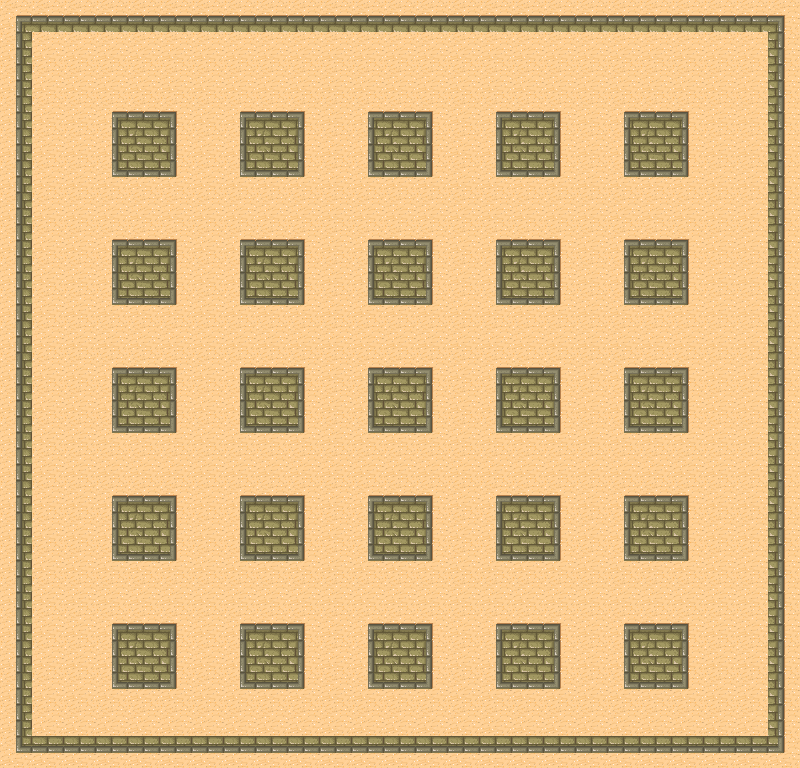

Below is a game level as drawn by its tile map, then a one-line description and the .tmx that defines it (tile-layer data replaced by summaries):
An orthogonal 25x24 tile map with 32x32 px tiles, 1 tile layer (Map), 1 hidden layer not drawn, 2 tilesets and 33 objects (4x SpawnPoint).

<map version="1.0" orientation="orthogonal" width="25" height="24" tilewidth="32" tileheight="32">
 <tileset firstgid="1" name="junk" tilewidth="32" tileheight="32" spacing="1" margin="1">
  <image source="tmw_desert_spacing.png" trans="ffffff" width="265" height="199" />
  <tile id="0">
   <properties>
    <property name="Walkable" value="NO" />
   </properties>
  </tile>
  <tile id="1">
   <properties>
    <property name="Walkable" value="NO" />
   </properties>
  </tile>
  <tile id="2">
   <properties>
    <property name="Walkable" value="NO" />
   </properties>
  </tile>
  <tile id="8">
   <properties>
    <property name="Walkable" value="NO" />
   </properties>
  </tile>
  <tile id="9">
   <properties>
    <property name="Walkable" value="NO" />
   </properties>
  </tile>
  <tile id="10">
   <properties>
    <property name="Walkable" value="NO" />
   </properties>
  </tile>
  <tile id="16">
   <properties>
    <property name="Walkable" value="NO" />
   </properties>
  </tile>
  <tile id="17">
   <properties>
    <property name="Walkable" value="NO" />
   </properties>
  </tile>
  <tile id="18">
   <properties>
    <property name="Walkable" value="NO" />
   </properties>
  </tile>
 </tileset>
 <tileset firstgid="49" name="meta" tilewidth="32" tileheight="32" spacing="1" margin="1">
  <image source="meta_tiles.png" width="67" height="34" />
  <tile id="0">
   <properties>
    <property name="Collidable" value="true" />
   </properties>
  </tile>
 </tileset>
 <layer name="Map" width="25" height="24">
  <data>[600 cells, 600 non-empty, 10 distinct tile ids]</data>
 </layer>
 <objectgroup name="MetaObjects" width="25" height="24">
  <object name="SpawnPoint" x="182" y="185" width="43" height="41">
   <properties>
    <property name="type" value="SpawnPoint" />
   </properties>
  </object>
  <object name="SpawnPoint" x="570" y="186" width="44" height="41">
   <properties>
    <property name="type" value="SpawnPoint" />
   </properties>
  </object>
  <object name="SpawnPoint" x="573" y="570" width="40" height="40">
   <properties>
    <property name="type" value="SpawnPoint" />
   </properties>
  </object>
  <object name="SpawnPoint" x="183" y="572" width="43" height="41">
   <properties>
    <property name="type" value="SpawnPoint" />
   </properties>
  </object>
 </objectgroup>
 <layer name="MetaLayer" width="25" height="24" visible="0">
  <data>[600 cells, 319 non-empty, 1 distinct tile ids]</data>
 </layer>
 <objectgroup name="Mesh" width="25" height="24">
  <object x="30" y="2" width="755" height="28" />
  <object x="769" y="33" width="30" height="702" />
  <object x="2" y="30" width="30" height="709" />
  <object x="32" y="738" width="739" height="28" />
  <object x="625" y="114" width="63" height="63" />
  <object x="496" y="114" width="63" height="61" />
  <object x="369" y="115" width="61" height="60" />
  <object x="241" y="111" width="62" height="65" />
  <object x="113" y="113" width="63" height="65" />
  <object x="113" y="241" width="63" height="63" />
  <object x="240" y="240" width="64" height="62" />
  <object x="369" y="240" width="64" height="63" />
  <object x="497" y="239" width="63" height="65" />
  <object x="624" y="240" width="64" height="63" />
  <object x="625" y="367" width="62" height="65" />
  <object x="497" y="367" width="63" height="66" />
  <object x="368" y="368" width="64" height="64" />
  <object x="240" y="367" width="65" height="66" />
  <object x="113" y="369" width="63" height="62" />
  <object x="112" y="494" width="64" height="66" />
  <object x="240" y="495" width="64" height="64" />
  <object x="368" y="495" width="63" height="65" />
  <object x="497" y="497" width="63" height="63" />
  <object x="625" y="493" width="64" height="68" />
  <object x="625" y="624" width="62" height="63" />
  <object x="496" y="624" width="64" height="66" />
  <object x="369" y="624" width="63" height="63" />
  <object x="241" y="625" width="62" height="63" />
  <object x="113" y="625" width="63" height="62" />
 </objectgroup>
</map>
